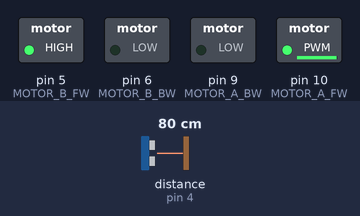
The sketch below on a simulated Arduino Uno, built with avr-gcc and run on an emulated ATmega328P. On the bench: switched loads named in the sketch (green lamp = pin HIGH). Wiring (inferred from the names in the program): ultrasonic range finder: trigger pin 7; echo pin 4. The test bench sets the inputs (shaded band); at power-on: distance to the obstacle (sensor on pin 4) 80 cm. The echo pulse lasts 58.3 µs per cm; pins used as bus, display or sensor lines are not drawn.

Above: at 1.2 s.
1.3 s: distance to the obstacle (sensor on pin 4) set to 22 cm
2.8 s: distance to the obstacle (sensor on pin 4) set to 18 cm
At 8.6 s:
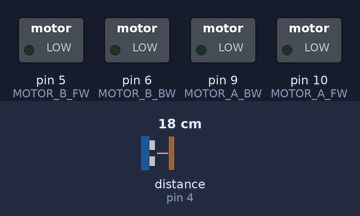
8.8 s: distance to the obstacle (sensor on pin 4) set to 29 cm
10.3 s: distance to the obstacle (sensor on pin 4) set to 35 cm
At 11.5 s:
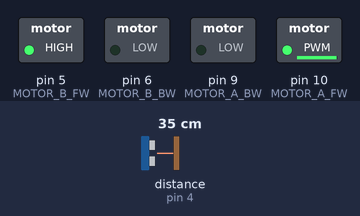
11.8 s: distance to the obstacle (sensor on pin 4) set to 2 cm
At 12.4 s:
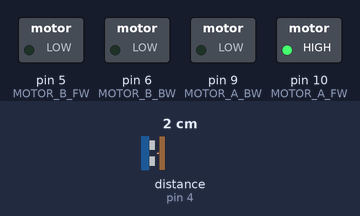
Timing chart, 0 to 15.8 s (numbered marks = the images above; inputs shaded):
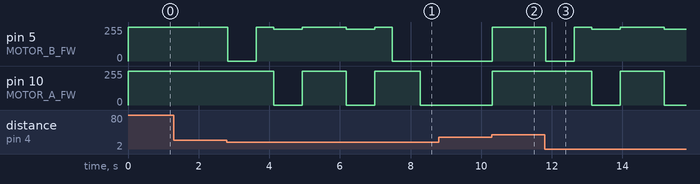

Measured:
- the behaviour switches between 21 and 20 cm on distance to the obstacle (sensor on pin 4) (found by bisection; images 0 and 1)
- the behaviour switches between 31 and 32 cm on distance to the obstacle (sensor on pin 4) (found by bisection; images 1 and 2)
- after the input at 1.3 s, every drawn part: stays the same
- after the input at 2.8 s, pin 5 (MOTOR_B_FW): 255/255 → 0/255 at once, → 255/255 0.80 s later, → 240/255 0.50 s later, → 255/255 0.80 s later, … (7 changes in this stretch); pin 10 (MOTOR_A_FW): 252/255 → 255/255 at once, → 252/255 0.80 s later, → 0/255 0.50 s later, → 252/255 0.80 s later, … (8 changes in this stretch)
- after the input at 8.8 s, every drawn part: stays the same
- after the input at 10.3 s, pin 5 (MOTOR_B_FW): 0/255 → 255/255 at once; pin 10 (MOTOR_A_FW): 0/255 → 252/255 at once
- after the input at 11.8 s, pin 5 (MOTOR_B_FW): 255/255 → 0/255 at once, → 255/255 0.80 s later, → 240/255 0.50 s later, → 255/255 0.80 s later, … (5 changes in this stretch); pin 10 (MOTOR_A_FW): 252/255 → 255/255 at once, → 252/255 0.80 s later, → 0/255 0.50 s later, → 252/255 0.80 s later, … (5 changes in this stretch)

The sketch:

ObjectAvoidance.ino
```cpp
const int MOTOR_A_FW = 10; //A1 to D10
const int MOTOR_A_BW = 9; //A2 to D9
const int MOTOR_B_BW = 6; //B1 to D6
const int MOTOR_B_FW = 5; //B2 to D5

const int TRIG_SENS = 7; //TRIGGER (input pin) is wired to D7
const int ECHO_SENS = 4; //ECHO (output pin) is wired to D4

const int SPEED_A_FW = 252; //motor A forwards speed
const int SPEED_A_BW = 253; //motor A backwards speed
const int SPEED_B_BW = 255; //motor B backwards speed
const int SPEED_B_FW = 255; //motor B forwards speed

const int SPEED_A_R = 255; //motor A right turn speed
const int SPEED_B_R = 0; //motor B right turn speed
const int SPEED_A_L = 0; //motor A left turn speed
const int SPEED_B_L = 240; //motor B left turn speed

//declaring variable to be used to store turning times, to make the code more flexible
int turnTime;

const float SOUND_SPEED = 0.0343; //on Earth, the speed of sound is 0.0343 microseconds/cm
//if needed, other sound speed variables may be declared

const int TURN_TIME = 800; //a 90° turn takes roughly 800ms
const int MOVE_FOR = 500; //movement time

const int OBJECT_DIST = 20; //distance in cm to trigger object avoidance
const int CLEAR_DIST = 30; //distance in cm to consider path clear

bool isAvoiding = false; //to determine if robot is already in object avoidance state

void setup() {
  pinMode(MOTOR_A_FW, OUTPUT);
  pinMode(MOTOR_A_BW, OUTPUT);
  pinMode(MOTOR_B_BW, OUTPUT);
  pinMode(MOTOR_B_FW, OUTPUT);

  digitalWrite(MOTOR_A_FW, LOW);
  digitalWrite(MOTOR_A_BW, LOW);
  digitalWrite(MOTOR_B_BW, LOW);
  digitalWrite(MOTOR_B_FW, LOW);

  pinMode(TRIG_SENS, OUTPUT);
  pinMode(ECHO_SENS, INPUT);

  digitalWrite(TRIG_SENS, LOW);
  digitalWrite(ECHO_SENS, LOW);
}

void loop() {
  long distance = getDistanceInCm();

  if (distance < OBJECT_DIST && !isAvoiding) { //if object is closer than OBJECT_DIST and robot is not already avoiding
    isAvoiding = true;
    stop();
    avoidObject();
  } else if (distance > CLEAR_DIST) { //else if distance is larger than CLEAR_DIST, avoiding state is disabled
    isAvoiding = false;
  }

  if (!isAvoiding) { //if robot is not avoiding then it should move forwards without stopping
    moveForwardsNoStop();
  }

  delay(50); //to stabilise sensor reading interval
}

void moveForwardsNoStop() {
  analogWrite(MOTOR_A_BW, 0); //motor A backwards DISABLED
  analogWrite(MOTOR_B_BW, 0); //motor B backwards DISABLED

  analogWrite(MOTOR_A_FW, SPEED_A_FW);
  analogWrite(MOTOR_B_FW, SPEED_B_FW);
}

void moveForwardsFor(int MOVE_FOR) {
  analogWrite(MOTOR_A_BW, 0); //motor A backwards DISABLED
  analogWrite(MOTOR_B_BW, 0); //motor B backwards DISABLED

  analogWrite(MOTOR_A_FW, SPEED_A_FW);
  analogWrite(MOTOR_B_FW, SPEED_B_FW);

  delay(MOVE_FOR); //the movement happens for MOVE_FOR milliseconds
  stop(); //motors turn off
}

void turnRight90Deg() {
  turnTime = TURN_TIME;

  analogWrite(MOTOR_A_BW, 0); //motor A backwards DISABLED
  analogWrite(MOTOR_B_BW, 0); //motor B backwards DISABLED

  analogWrite(MOTOR_A_FW, SPEED_A_R);
  analogWrite(MOTOR_B_FW, SPEED_B_R);

  delay(turnTime); //the movement happens for turnTime milliseconds
  stop(); //motors turn off
}

void turnLeft90Deg() {
  turnTime = TURN_TIME;

  analogWrite(MOTOR_A_BW, 0); //motor A backwards DISABLED
  analogWrite(MOTOR_B_BW, 0); //motor B backwards DISABLED

  analogWrite(MOTOR_A_FW, SPEED_A_L);
  analogWrite(MOTOR_B_FW, SPEED_B_L);

  delay(turnTime); //the movement happens for turnTime milliseconds
  stop(); //motors turn off
}

long getDistanceInCm() {
  digitalWrite(TRIG_SENS, LOW); //trigger pin starts LOW
  delayMicroseconds(2); //stabilising sensor before sending any signal

  //sending a 10 microsecond pulse to the sensor so the sensor emits an ultrasonic soundwave
  digitalWrite(TRIG_SENS, HIGH);
  delayMicroseconds(10);
  digitalWrite(TRIG_SENS, LOW);

  long duration = pulseIn(ECHO_SENS, HIGH); //pulseIn measures how long the echo pin stays high and stores its value in microseconds in duration

  if (duration == 0) { //therefore no soundwave was received -> there is no object to bounce off the waves from
    return 999; //means that no object was detected
  }

  long distance = duration * SOUND_SPEED / 2;
  //multiplying by speed of sound (on Earth: 0.0343 microseconds/cm) and dividing by 2 because sound travels to and from the object

  return distance; //distance is in cm
}

void stop() {
  analogWrite(MOTOR_A_FW, 0);
  analogWrite(MOTOR_A_BW, 0);
  analogWrite(MOTOR_B_BW, 0);
  analogWrite(MOTOR_B_FW, 0);
}

void avoidObject() {
  stop();

  turnRight90Deg();
  moveForwardsFor(MOVE_FOR);

  turnLeft90Deg();
  moveForwardsFor(MOVE_FOR * 2.5);

  turnLeft90Deg();
  moveForwardsFor(MOVE_FOR);

  turnRight90Deg();
}
```
